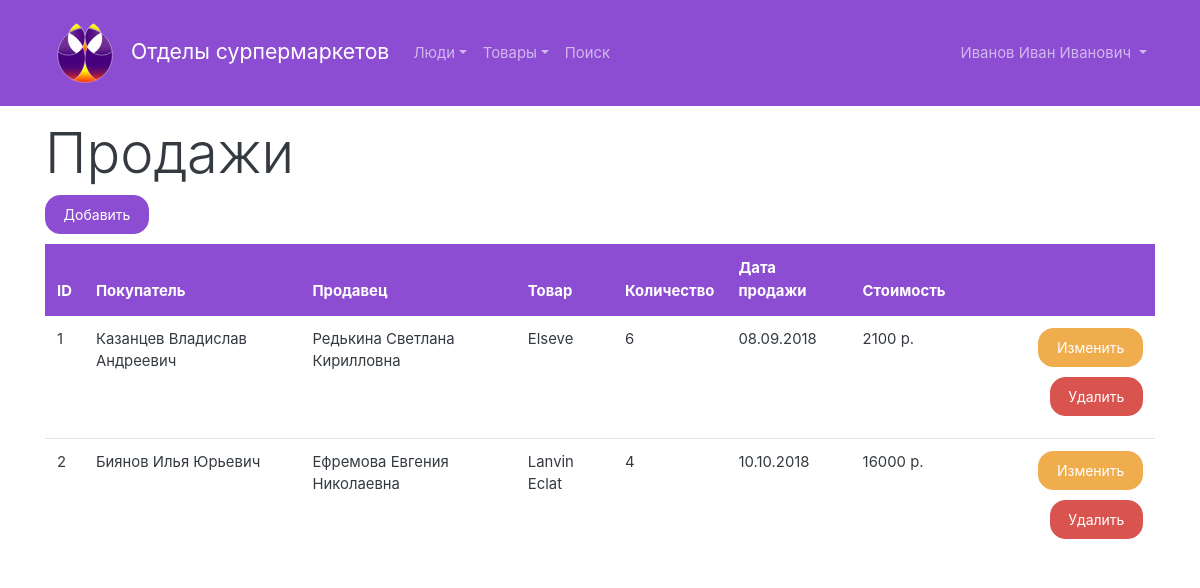
/selling.php (signed in), run on the app's committed database.
### tables this page shows
CREATE TABLE "selling" (
	`selling_ID`	INTEGER PRIMARY KEY AUTOINCREMENT,
	`customer_ID`	INTEGER,
	`employee_ID`	INTEGER,
	`product ID`	INTEGER,
	`col`	INTEGER,
	`date selling`	TEXT NOT NULL,
	FOREIGN KEY(`customer_ID`) REFERENCES `coustomer`(`coustomer_ID`),
	FOREIGN KEY(`employee_ID`) REFERENCES `employees`(`employee_ID`),
	FOREIGN KEY(`product ID`) REFERENCES `products`(`product_ID`)
);

### includes/sqlite.php (called while the page is built, shortened)
<?php
class DB
{
    private $db;
    public function __construct($dbfile = ':memory:')
    {
        $this->db = new SQLite3($dbfile);
        $this->db->createFunction('lower', 'lower');
    }
    public function exec(string $query): bool
    {
        $result = $this->db->exec($query);
        return $result;
    }
    public function query(string $query)
    {
        $result = $this->db->query($query);
        $array = array();
        while ($row = $result->fetchArray()) {
            $array[] = $row;
        }
        return $array;
    }
    public function select($table, $fields = '*', string $where = '1', $order = array(), int $limit = -1, int $offset = 0)
    {
        if (is_array($fields)) {
            $_fields = '';
            for ($i = 0; $i < count($fields); $i++) {
                if ($i > 0) $_fields .= ', ';
                $_fields .= '`' . $fields[$i] . '`';
            }
            $fields = $_fields;
        }
        $_order = '';
        $countOrder = count($order);
        if ($countOrder > 0) {
            if ($countOrder == 1) {
                $_order .= '`' . $order[0] . '`';
            } else {
                $_order .= '`' . $order[0] . '` ' . $order[1];
            }
            $order = 'ORDER BY ' . $_order;
        } else {
            $order = '';
        }
        if ($limit >= 0) {
            $limit = 'LIMIT ' . $offset . ', ' . $limit;
        } else {
            $limit = '';
        }
        if (!is_array($table)) $table = array($table);
        $tables = '';
        $countTables = count($table);
        for($i = 0; $i < $countTables; $i++) {
            $tables .= '`' . $table[$i] . '`';;
        }
        $query = "SELECT $fields FROM $tables WHERE $where $order $limit;";
        $result = $this->query($query);
        return $result;
    }
    public function selectOne($table, $fields = '*', string $where = '1', $order = array(), int $offset = 0)
    {
        $result = $this->select($table, $fields, $where, $order, 1, $offset);
        return $result[0];
    }
}

### selling.php (the view, shortened to what this page needs)
<?php
include "includes/header.php";
$db = new DB('db.db');
if (isset($_GET['q'])) {
    $q = urldecode($_GET['q']);
    $q = trim($q);
    $_sellings = $db->select(['selling', 'coustomer', 'employees', 'products'], 'selling.*, coustomer.*, employees.*, products.product_ID, products.name',
        '(selling.customer_ID = coustomer.coustomer_ID AND selling.employee_ID = employees.employee_ID AND selling.`product ID` = products.product_ID) AND (
        lower(selling.col) LIKE lower("%' . $q . '%") OR
        lower(coustomer.surname) LIKE lower("%' . $q . '%") OR
        lower(coustomer.name) LIKE lower("%' . $q . '%") OR
        lower(coustomer.patronymic) LIKE lower("%' . $q . '%") OR
        lower(employees.surname) LIKE lower("%' . $q . '%") OR
        lower(employees.name) LIKE lower("%' . $q . '%") OR
        lower(employees.patronymic) LIKE lower("%' . $q . '%") OR
        lower(products.name) LIKE lower("%' . $q . '%") OR
        lower(selling.`date selling`) LIKE lower("%' . $q . '%")
        )');
} else {
    $_sellings = $db->select('selling');
}
$sellings = array();
foreach ($_sellings as $selling) {
    $customer = $db->selectOne('coustomer', '*', 'coustomer_ID = ' . $selling['customer_ID']);
    $employee = $db->selectOne('employees', '*', 'employee_ID = ' . $selling['employee_ID']);
    $product = $db->selectOne('products', array('name', 'price'), 'product_ID = ' . $selling['product ID']);
    $sellings[] = array(
        'id' => $selling['selling_ID'],
        'customer' => $customer['surname'] . ' ' . $customer['name'] . ' ' . $customer['patronymic'],
        'employee' => $employee['surname'] . ' ' . $employee['name'] . ' ' . $employee['patronymic'],
        'product' => $product['name'],
        'col' => $selling['col'],
        'date selling' => $selling['date selling'],
        'price' => $product['price'] * $selling['col'],
    );
}
?>
    <main class="container">
        <h2 class="display-4">Продажи</h2>
        <div>
            <a href="/add-selling.php" class="btn btn-primary">Добавить</a>
        </div>
        <table class="table table-hover">
            <thead>
            <tr class="table-primary">
                <th>ID</th>
                <th>Покупатель</th>
                <th>Продавец</th>
                <th>Товар</th>
                <th>Количество</th>
                <th>Дата продажи</th>
                <th>Стоимость</th>
                <th>&nbsp;</th>
            </tr>
            </thead>
            <tbody>
            <?php foreach ($sellings as $selling): ?>
                <tr>
                    <td><?= $selling['id']; ?></td>
                    <td><?= $selling['customer']; ?></td>
                    <td><?= $selling['employee']; ?></td>
                    <td><?= $selling['product']; ?></td>
                    <td><?= $selling['col']; ?></td>
                    <td><?= $selling['date selling']; ?></td>
                    <td><?= $selling['price']; ?> р.</td>
                    <td class="text-right">
                        <a href="edit-selling.php?id=<?= $selling['id']; ?>"
                           class="btn btn-warning">Изменить</a>
                        <a href="delete.php?type=selling&id=<?= $selling['id']; ?>" class="btn btn-danger">Удалить</a>
                    </td>
                </tr>
            <?php endforeach; ?>
            </tbody>
        </table>
    </main>
<?php
include "includes/footer.php";

### style.css (style rules this page uses)
.btn { margin-bottom: 10px; }
body { margin-top: 120px; }
.bg-primary, .table-primary, .table-primary>th, .table-primary>td, .btn-primary { background-color: #8c4dd2 !important; background: #8c4dd2 !important; border-color: #8c4dd2 !important; }

### data on the page
selling: id "1", customer "Казанцев Владислав Андреевич", employee "Редькина Светлана Кирилловна", product "Elseve", col "6", date selling "08.09.2018", price "2100"
selling: selling_ID "2", customer "Биянов Илья Юрьевич", employee "Ефремова Евгения Николаевна", product "Lanvin Eclat", col "4", date selling "10.10.2018", price "16000"

### other printed values
$_SESSION['name'] "Иванов Иван Иванович"
